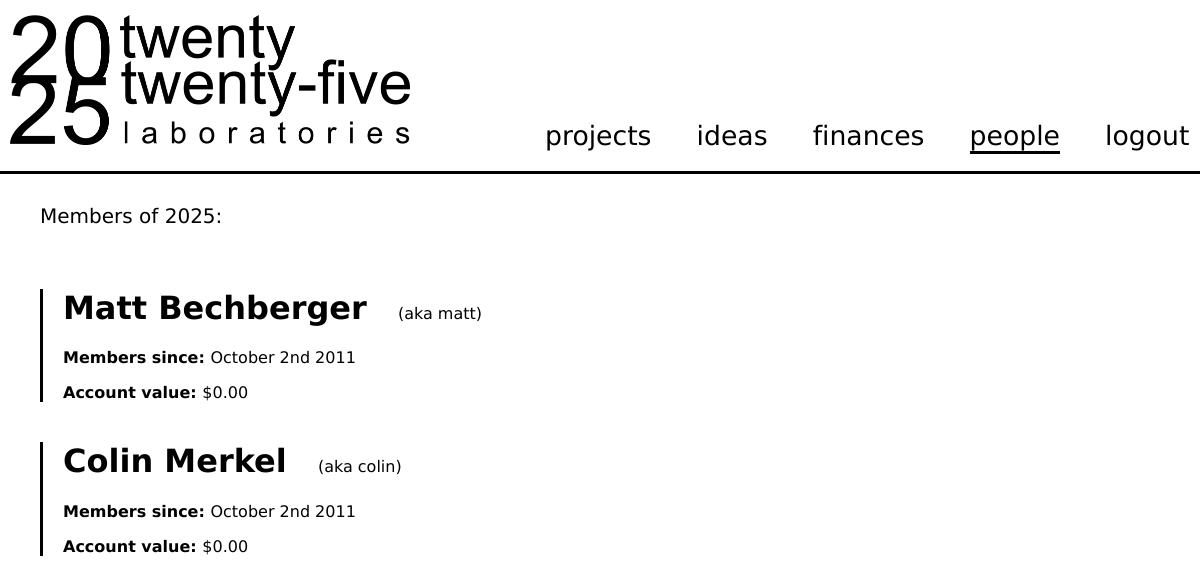
Page /collaborate/people (signed in) on the earlier database version.
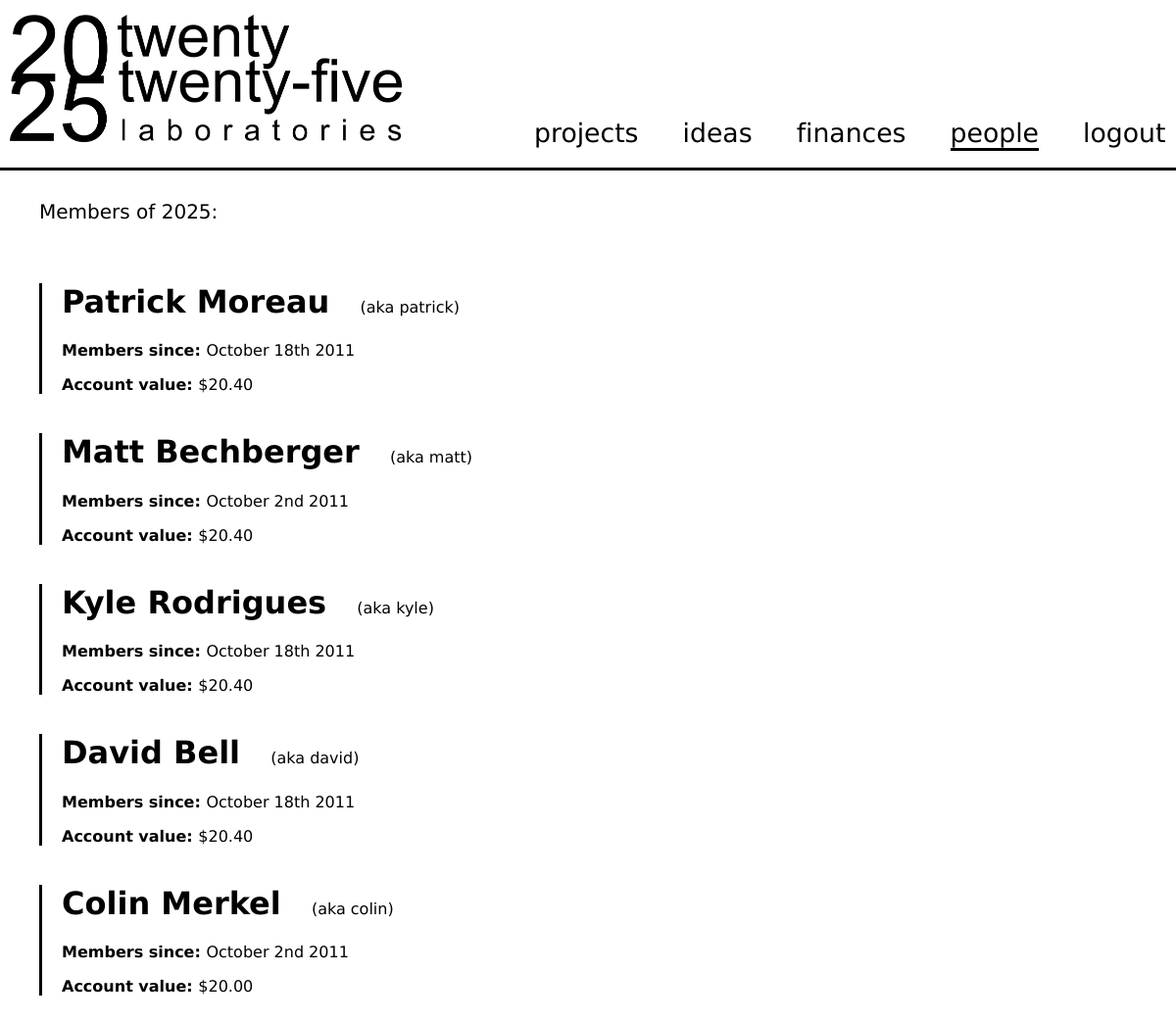
Same page on the later database version.
### tables this page shows
CREATE TABLE IF NOT EXISTS `users` (
  `user_id` int(20) NOT NULL AUTO_INCREMENT,
  `user_pass` varchar(32) NOT NULL,
  `user_name` varchar(20) NOT NULL,
  `user_realname` varchar(50) NOT NULL,
  `user_photo` blob NOT NULL,
  `user_creationdate` timestamp NOT NULL DEFAULT CURRENT_TIMESTAMP,
  `user_publicdesc` text NOT NULL,
  `user_email` varchar(80) NOT NULL,
  PRIMARY KEY (`user_id`)
);

### include/functions.php (called while the page is built, shortened)
<?php
function format_dollars($number) {
	return "$".number_format($number,2);
}
?>
<?php
function myBalance($u=0) {
	$balance = 0;
	$debits = mysql_fetch_assoc(mysql_query($queros="select sum(transaction_value) as t from transactions,accounts as ac_d, accounts as ac_c where ac_d.account_owner_id = $u and ac_d.account_id = transaction_debtor and ac_c.account_id = transaction_creditor and ac_d.account_type = 'shareholder'"));
	$balance += $debits['t'];
	$credits = mysql_fetch_assoc(mysql_query($queros="select sum(transaction_value) as t from transactions,accounts as ac_d, accounts as ac_c where ac_c.account_owner_id = $u and ac_d.account_id = transaction_debtor and ac_c.account_id = transaction_creditor and ac_c.account_type = 'shareholder'"));
	$balance -= $credits['t'];
	return $balance;
}
?>

### collaborate/people.php (the view, shortened to what this page needs)
<?php
$users = mysql_query('select * from users order by rand() limit 0,10');
?>
<p><?php echo COLLAB_PEOPLE_SEARCH1; ?></p><br />
<?php
while($u = mysql_fetch_assoc($users)) {
	?>
	<div class="people-entry">
		<h1><a href='person/<?php echo $u['user_id']; ?>' ><?php echo $u['user_realname']; ?></a> <span class=sidenote>(aka <?php echo $u['user_name']; ?>)</span></h1>
		<p><b><?php echo COLLAB_PEOPLE_ENTRY1;?></b> <span><?php echo date('F jS Y',strtotime($u['user_creationdate'])); ?> </span></p>
		<p><b><?php echo COLLAB_PEOPLE_ENTRY2;?></b> <span> <?php echo format_dollars(myBalance($u['user_id'])); ?>  </span></p>
	</div>
	<?php
}
?>

### collaborate/include/header.php (shortened to what this page needs)
<!DOCTYPE html PUBLIC "-//W3C//DTD HTML 4.01//EN"
   "http://www.w3.org/TR/html4/strict.dtd">
<html xmlns="http://www.w3.org/1999/xhtml" lang="en">
<head>
<link rel=stylesheet href="<?php echo BASE_URL; ?>css/ui-lightness/jquery-ui-1.8.16.custom.css" />
<link rel=stylesheet href="<?php echo BASE_URL; ?>style/style.css" />
</head>
<body>
<div id=header>
<img onClick="goto('/collaborate/')" src="/images/2025.png" />
	<ul>
		<?php
		$links['projects'] = COLLAB_MENU1;
		$links['ideas'] = COLLAB_MENU_IDEA;
		$links['finances'] = COLLAB_MENU2;
		$links['people'] = COLLAB_MENU3;
		$links['logout.php'] = COLLAB_MENU_LOGOUT;
		foreach($links as $l => $n) {
			if($_SERVER["PHP_SELFZ"] == $l) $selected = "class=selected";
			else $selected = "";
			echo "<li $selected><a href='".BASE_URL."$l'>$n</a></li>\n";
		}
		?>
	</ul>
</div>
<div id=content>

Differences in the rows shown:
added users: user_realname "Patrick Moreau", user_name "patrick", user_creationdate "October 18th 2011", user_id "$20.40"
changed users "Matt Bechberger": user_id "$0.00" → "$20.40"
added users: user_realname "Kyle Rodrigues", user_name "kyle", user_creationdate "October 18th 2011", user_id "$20.40"
added users: user_realname "David Bell", user_name "david", user_creationdate "October 18th 2011", user_id "$20.40"
changed users "Colin Merkel": user_id "$0.00" → "$20.00"
